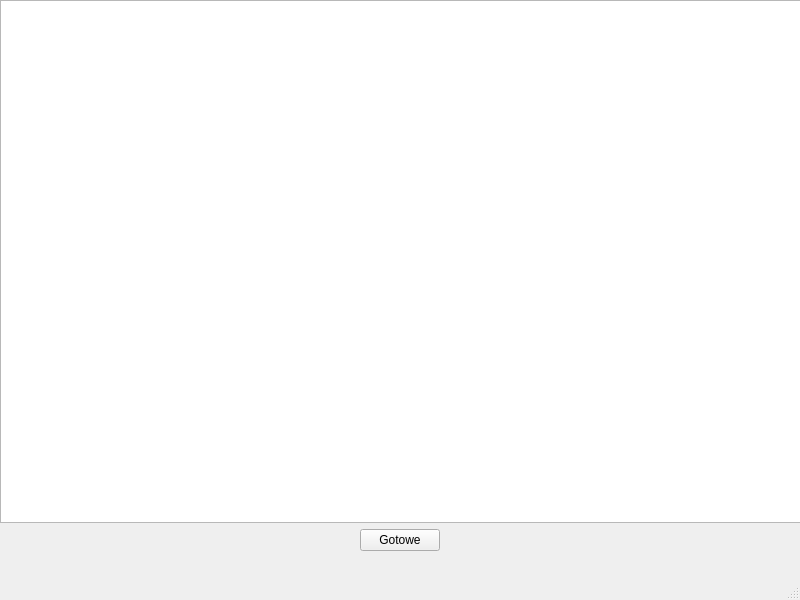
<?xml version="1.0" encoding="UTF-8"?>
<ui version="4.0">
 <class>MainWindow</class>
 <widget class="QMainWindow" name="MainWindow">
  <property name="geometry">
   <rect>
    <x>0</x>
    <y>0</y>
    <width>800</width>
    <height>600</height>
   </rect>
  </property>
  <property name="windowTitle">
   <string>MainWindow</string>
  </property>
  <widget class="QWidget" name="centralwidget">
   <widget class="QWidget" name="gridLayoutWidget">
    <property name="geometry">
     <rect>
      <x>0</x>
      <y>0</y>
      <width>801</width>
      <height>551</height>
     </rect>
    </property>
    <layout class="QGridLayout" name="gridLayout">
     <item row="0" column="0">
      <widget class="QListWidget" name="listWidget">
       <property name="styleSheet">
        <string notr="true">a { text-decoration:none;}</string>
       </property>
      </widget>
     </item>
     <item row="1" column="0" alignment="Qt::AlignHCenter">
      <widget class="QPushButton" name="pushButton">
       <property name="text">
        <string>Gotowe</string>
       </property>
      </widget>
     </item>
    </layout>
   </widget>
  </widget>
  <widget class="QMenuBar" name="menubar">
   <property name="geometry">
    <rect>
     <x>0</x>
     <y>0</y>
     <width>800</width>
     <height>26</height>
    </rect>
   </property>
  </widget>
  <widget class="QStatusBar" name="statusbar"/>
 </widget>
 <resources/>
 <connections/>
</ui>
